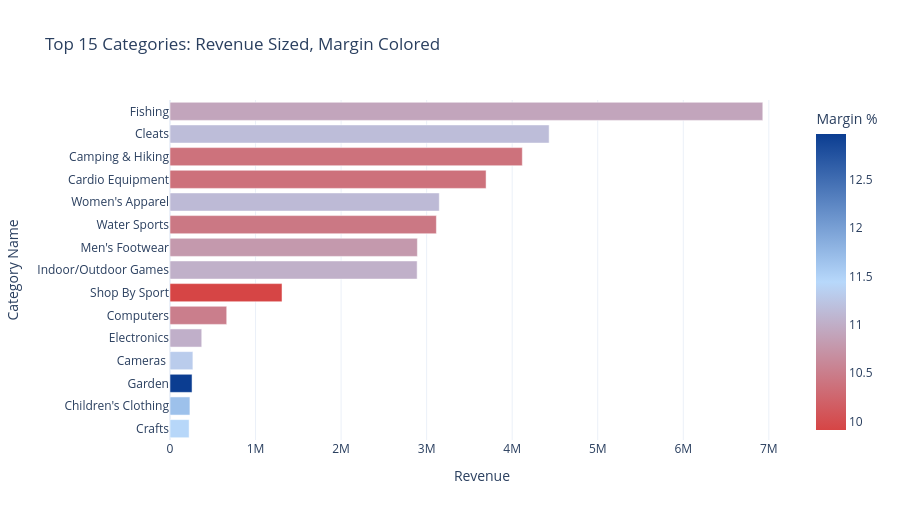

Notebook code for this chart:
### Markdown cell above
## 4. Product & Category Profitability Analysis

Analyze margin by Product Name and Category Name; flag high-revenue/low-margin products and any loss-making categories.

### Code cell
cat_perf = df.groupby('Category Name').agg(
    Revenue=('Sales', 'sum'),
    Profit=('Benefit per order', 'sum'),
    Orders=('Order Item Total', 'count')
).reset_index()
cat_perf['Margin %'] = cat_perf['Profit'] / cat_perf['Revenue'] * 100
cat_perf = cat_perf.sort_values('Revenue', ascending=False)

fig = px.bar(cat_perf.head(15), x='Revenue', y='Category Name', orientation='h',
             color='Margin %', color_continuous_scale=['#D64545', '#B7D8FB', '#0B3D91'],
             title='Top 15 Categories: Revenue Sized, Margin Colored')
fig.update_layout(yaxis={'categoryorder': 'total ascending'}, height=520)
fig.show()

loss_making = cat_perf[cat_perf['Profit'] < 0]
print(f"Loss-making categories: {len(loss_making)}")
low_margin = cat_perf[cat_perf['Margin %'] < cat_perf['Margin %'].median()].sort_values('Revenue', ascending=False)
print("\nHigh-revenue but below-median-margin categories (watch list):")
low_margin.head(8)

### Figure 1 — Plotly figure (JSON) as saved in the notebook; plotly's stock layout.template omitted (floating-point values rounded to 4 significant figures)
{"data": [{"hovertemplate": "Revenue=%{x}<br>Category Name=%{y}<br>Margin %=%{marker.color}<extra></extra>", "legendgroup": "", "marker": {"color": [10.91, 11.16, 10.38, 10.37, 11.13, 10.44, 10.79, 11.02, 9.913, 10.51, 11.02, 11.32, 12.97, 11.67, 11.43], "coloraxis": "coloraxis", "pattern": {"shape": ""}}, "name": "", "orientation": "h", "showlegend": false, "textposition": "auto", "type": "bar", "x": [6930000.0, 4432000.0, 4118000.0, 3695000.0, 3148000.0, 3114000.0, 2892000.0, 2889000.0, 1310000.0, 663000.0, 371000.0, 267600.0, 257800.0, 232800.0, 223400.0], "xaxis": "x", "y": ["Fishing", "Cleats", "Camping & Hiking", "Cardio Equipment", "Women's Apparel", "Water Sports", "Men's Footwear", "Indoor/Outdoor Games", "Shop By Sport", "Computers", "Electronics", "Cameras ", "Garden", "Children's Clothing", "Crafts"], "yaxis": "y"}], "layout": {"barmode": "relative", "coloraxis": {"autocolorscale": false, "colorbar": {"title": {"text": "Margin %"}}, "colorscale": [[0.0, "#D64545"], [0.5, "#B7D8FB"], [1.0, "#0B3D91"]]}, "height": 520, "legend": {"tracegroupgap": 0}, "title": {"text": "Top 15 Categories: Revenue Sized, Margin Colored"}, "xaxis": {"anchor": "y", "domain": [0.0, 1.0], "title": {"text": "Revenue"}}, "yaxis": {"anchor": "x", "categoryorder": "total ascending", "domain": [0.0, 1.0], "title": {"text": "Category Name"}}}}
